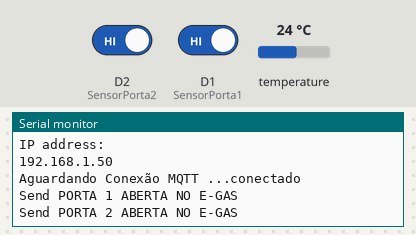
Simulated run of this sketch. Board: ESP8266 (NodeMCU). On the bench: the last lines printed to the serial monitor. The test bench sets the inputs (shaded band); at power-on: D2 (SensorPorta2) HIGH, D1 (SensorPorta1) HIGH, temperature 24 °C. WiFi joins after 1.5 s; servers stay silent unless stated; no MQTT or app messages arrive unless stated.

Above: at 2.7 s.
2.8 s: D2 (SensorPorta2) driven LOW
At 3.9 s:
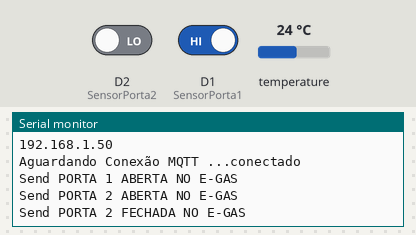
13.7 s: D1 (SensorPorta1) driven LOW
At 14.6 s:
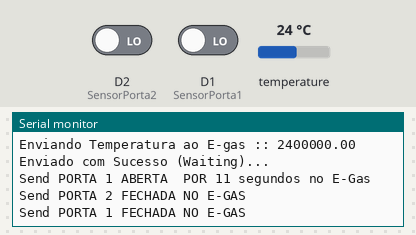
16.7 s: D2 (SensorPorta2) driven HIGH
At 17.9 s:
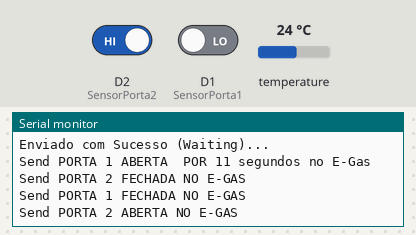
18.2 s: D1 (SensorPorta1) driven HIGH
At 19.2 s:
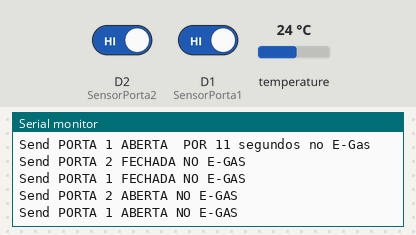

Measured:
- after the input at 2.8 s, the serial monitor: prints a new line at once (image 1)
- after the input at 13.7 s, the serial monitor: prints a new line at once (image 2)
- after the input at 16.7 s, the serial monitor: prints a new line at once (image 3)
- after the input at 18.2 s, the serial monitor: prints a new line at once (image 4)

The sketch:

Arduino_v1.1.0_GELADEIRA_6.ino
```cpp
#include <ESP8266WiFi.h>
#include <PubSubClient.h>
#include <OneWire.h>
#include <DallasTemperature.h>

#define ONE_WIRE_BUS D4

OneWire oneWire(ONE_WIRE_BUS);
DallasTemperature sensors(&oneWire);

const char* ssid = "SMART_DEVICE";
const char* password = "3012enesens@2018";
const char* mqtt_server = "www.e-gas.net.br";
//const char* mqtt_server = "177.139.183.153";


// Initialise the WiFi and MQTT Client objects
WiFiClient wifiClient_Geladeira6;
PubSubClient client(wifiClient_Geladeira6);

int SensorPorta1 = D1;
int SensorPorta2 = D2;

void setup() {
    Serial.begin(115200);
    pinMode (SensorPorta1, INPUT_PULLUP);
    pinMode (SensorPorta2, INPUT_PULLUP);


    // Seta o servidor MQTT
    client.setServer(mqtt_server, 1883);

    wifi_init();

    if (!client.connected())
    {
        reconnect();
    }
}

void loop() {
  {
    sendTemperatura();
  }

  {
    sendOpenClose1(String(digitalRead(SensorPorta1)));
  {

  }
    sendOpenClose2(String(digitalRead(SensorPorta2)));
  }
}
```

functions.ino
```cpp
void wifi_init() {

    delay(10);
    Serial.println();

    Serial.print("Connecting to ");
    Serial.println(ssid);

    WiFi.begin(ssid, password);

    while (WiFi.status() != WL_CONNECTED) {
        delay(500);
        Serial.print(".");
    }

    Serial.println("");
    Serial.println("WiFi connected");
    Serial.println("IP address: ");
    Serial.println(WiFi.localIP());
}

void reconnect() {
    // Loop até reconectar
    while (!client.connected()) {
        Serial.print("Aguardando Conexão MQTT ...");

        if (client.connect("Geladeira 6")) {
            Serial.println("conectado");
        }
        else {
            Serial.print("Falha, rc=");
            Serial.print(client.state());
            Serial.println(" Tentando Novamente em 5 segundos...");

            delay(5000);
        }
    }
}
```

openCloseDoor1.ino
```cpp
const String OPEN1 = "1";
const String CLOSE1 = "0";
const long INTERVAL_SEND_TIME1 = 10000;

String STATIC1 = "";
long COUNT_TIMER1 = 0;
long DOOR_OPEN_COUNT_TIMER1 = 0;

const char* idTimer1 = "101";

void sendOpenClose1(String value) {
    String result = "";

    if(!(STATIC1 == value)) {

        if(value == CLOSE1) {

            if (!client.connected())
            {
                reconnect();
            }

            client.publish(idTimer1, String("0").c_str(), true);
            Serial.println("Send PORTA 1 FECHADA NO E-GAS");

            DOOR_OPEN_COUNT_TIMER1 = millis();
        }
        else {
            if (!client.connected())
            {
                reconnect();
            }

            client.publish(idTimer1, String("100000").c_str(), true);
            Serial.println("Send PORTA 1 ABERTA NO E-GAS");
        }
        COUNT_TIMER1 = millis();
    }
    else {

        if((millis() - COUNT_TIMER1) > INTERVAL_SEND_TIME1) {

            if(STATIC1 == OPEN1) {
                String timeOpenedLog = String( (millis() - DOOR_OPEN_COUNT_TIMER1) / 1000);
                Serial.println("Send PORTA 1 ABERTA  POR " + timeOpenedLog  + " segundos no E-Gas");
                double timeOpened = (millis() - DOOR_OPEN_COUNT_TIMER1) * 100;

                if (!client.connected())
                {
                    reconnect();
                }
                //if(timeOpened > 0) {
                  client.publish(idTimer1, String(timeOpened).c_str(), true);
                //}
            }
            else {
                DOOR_OPEN_COUNT_TIMER1 = millis();
                if (!client.connected())
                {
                    reconnect();
                }
                client.publish(idTimer1, String("0").c_str(), true);

                Serial.println("Send PORTA 1 FECHADA NO E-GAS");
            }
            COUNT_TIMER1 = millis();
        }

    }

    STATIC1 = value;
}
```

openCloseDoor2.ino
```cpp
const String OPEN2 = "1";
const String CLOSE2 = "0";
const long INTERVAL_SEND_TIME2 = 10000;

String STATIC2 = "";
long COUNT_TIMER2 = 0;
long DOOR_OPEN_COUNT_TIMER2 = 0;

const char* idTimer2 = "102";

void sendOpenClose2(String value) {
    String result = "";

    if(!(STATIC2 == value)) {

        if(value == CLOSE2) {

            if (!client.connected())
            {
                reconnect();
            }

            client.publish(idTimer2, String("0").c_str(), true);
            Serial.println("Send PORTA 2 FECHADA NO E-GAS");

            DOOR_OPEN_COUNT_TIMER2 = millis();
        }
        else {
            if (!client.connected())
            {
                reconnect();
            }

            client.publish(idTimer2, String("100000").c_str(), true);
            Serial.println("Send PORTA 2 ABERTA NO E-GAS");
        }
        COUNT_TIMER2 = millis();
    }
    else {

        if((millis() - COUNT_TIMER2) > INTERVAL_SEND_TIME2) {

            if(STATIC2 == OPEN2) {
                String timeOpenedLog = String( (millis() - DOOR_OPEN_COUNT_TIMER2) / 1000);
                Serial.println("Send PORTA 2 ABERTA  POR " + timeOpenedLog  + " segundos no E-Gas");
                double timeOpened = (millis() - DOOR_OPEN_COUNT_TIMER2) * 100;

                if (!client.connected())
                {
                    reconnect();
                }
                //if(timeOpened > 0) {
                  client.publish(idTimer2, String(timeOpened).c_str(), true);
                //}
            }
            else {
                DOOR_OPEN_COUNT_TIMER2 = millis();
                if (!client.connected())
                {
                    reconnect();
                }
                client.publish(idTimer2, String("0").c_str(), true);

                Serial.println("Send PORTA 2 FECHADA NO E-GAS");
            }
            COUNT_TIMER2 = millis();
        }

    }

    STATIC2 = value;
}
```

temperatura.ino
```cpp
const char* idTemperatura = "100";
long ultimoEnvioTemperatura = 0;
const long INTERVAL_SEND_TIME = 10000;
void sendTemperatura()
{
    if (!client.connected())
    {
        reconnect();
    }

    long now = millis();

    if (now - ultimoEnvioTemperatura > INTERVAL_SEND_TIME)
    {
        ultimoEnvioTemperatura = now;

        sensors.setResolution(12);
        sensors.requestTemperatures();
        float temperatura = sensors.getTempCByIndex(0)*100000;

        Serial.println("Enviando Temperatura ao E-gas :: " + String(temperatura));
        client.publish((idTemperatura), String(temperatura).c_str(), true);

        Serial.println("Enviado com Sucesso (Waiting)...");
    }
}
```
